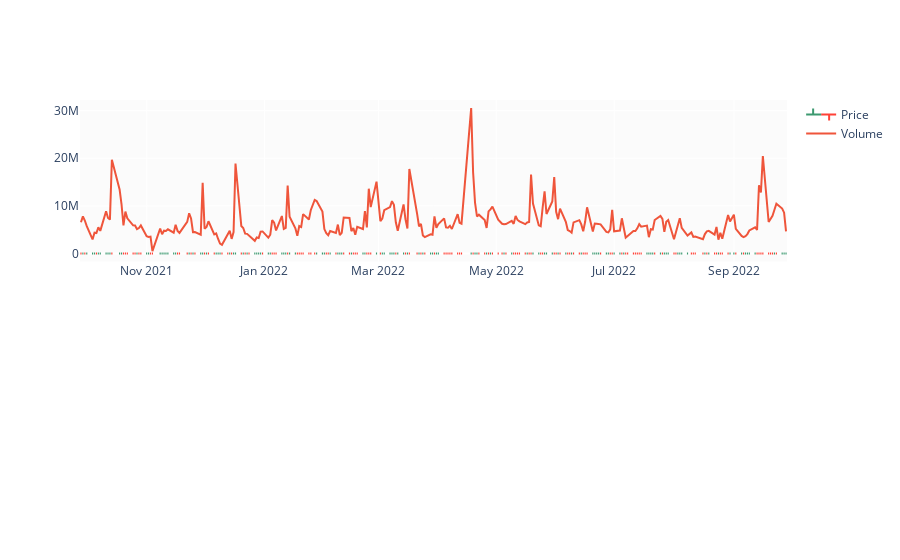

This figure's notebook cell:
### Code cell
#plot the stock data
fig = make_subplots(rows=2, cols=1)
fig.add_trace(go.Ohlc(x= df.Date, open=df.Open, high = df.High,
             low = df.Low, close = df.Close, name = 'Price'),
             row = 1, col=1)
fig.add_trace(go.Scatter(x=df.Date, y=df.Volume, name = 'Volume'), row=1, col=1)
fig.update(layout_xaxis_rangeslider_visible=False)
fig.show()

### Figure 1 — Plotly figure (JSON) as saved in the notebook; plotly's stock layout.template omitted (floating-point values rounded to 4 significant figures; data arrays with more than 128 entries replaced by an {"elided": "..."} marker saying what was removed)
{"data": [{"close": {"elided": "250 float values"}, "high": {"elided": "250 float values"}, "low": {"elided": "250 float values"}, "name": "Price", "open": {"elided": "250 float values"}, "type": "ohlc", "x": {"elided": "250 str values"}, "xaxis": "x", "yaxis": "y"}, {"name": "Volume", "type": "scatter", "x": {"elided": "250 str values"}, "xaxis": "x", "y": {"elided": "250 int values"}, "yaxis": "y"}], "layout": {"xaxis": {"anchor": "y", "domain": [0.0, 1.0], "rangeslider": {"visible": false}}, "xaxis2": {"anchor": "y2", "domain": [0.0, 1.0]}, "yaxis": {"anchor": "x", "domain": [0.575, 1.0]}, "yaxis2": {"anchor": "x2", "domain": [0.0, 0.425]}}}
